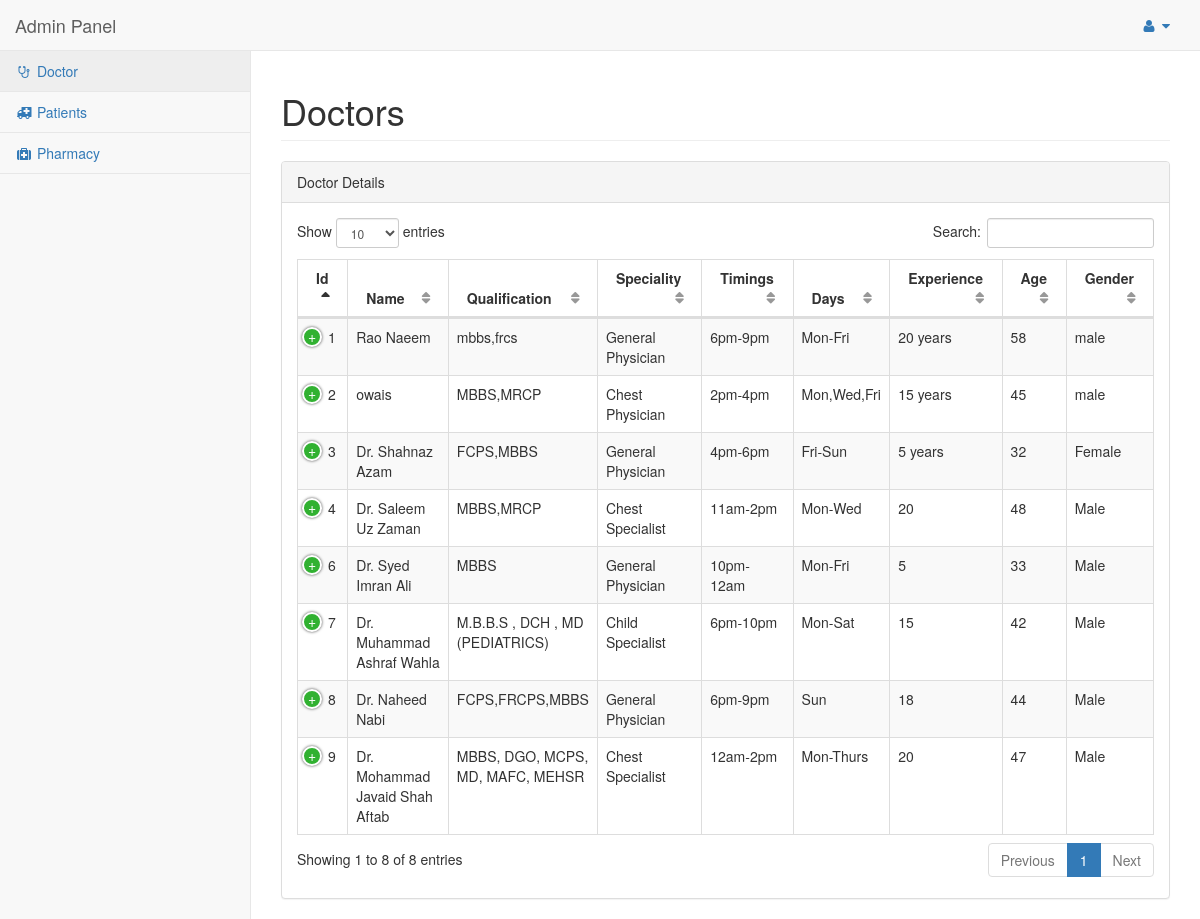
The page /adminpanel/page/doctor.php (signed in) on the database its author committed.
### tables this page shows
CREATE TABLE IF NOT EXISTS `doctor` (
  `DocId` int(6) NOT NULL,
  `Name` varchar(50) NOT NULL,
  `Qualification` varchar(50) NOT NULL,
  `Speciality` varchar(50) NOT NULL,
  `Timings` varchar(50) NOT NULL,
  `Days` varchar(50) NOT NULL,
  `Experience` varchar(50) NOT NULL,
  `Age` int(6) DEFAULT NULL,
  `Gender` varchar(50) DEFAULT NULL,
  `Cnic` bigint(13) NOT NULL,
  `Email` varchar(50) NOT NULL,
  `Password` varchar(50) NOT NULL,
  `Mobile` bigint(11) NOT NULL,
  `Status` varchar(50) NOT NULL,
  `DeleteStatus` int(11) NOT NULL,
  `Rating` int(11) NOT NULL
);

### adminpanel/page/doctor.php (the view, shortened to what this page needs)
<!DOCTYPE html>
<?php
include('config.php');
?>
<html lang="en">
<head>
    <link href="../vendor/bootstrap/css/bootstrap.min.css" rel="stylesheet">
    <link href="../vendor/metisMenu/metisMenu.min.css" rel="stylesheet">
    <link href="../vendor/datatables-plugins/dataTables.bootstrap.css" rel="stylesheet">
    <link href="../vendor/datatables-responsive/dataTables.responsive.css" rel="stylesheet">
    <link href="../dist/css/sb-admin-2.css" rel="stylesheet">
    <link href="../vendor/font-awesome/css/font-awesome.min.css" rel="stylesheet" type="text/css">
</head>
<body>
    <div id="wrapper">
        <nav class="navbar navbar-default navbar-static-top" role="navigation" style="margin-bottom: 0">
            <div class="navbar-header">
                <a class="navbar-brand" href="adminPanel.php">Admin Panel</a>
            </div>
            <ul class="nav navbar-top-links navbar-right">
                <li class="dropdown">
                    <a class="dropdown-toggle" data-toggle="dropdown" href="#">
                        <i class="fa fa-user fa-fw"></i> <i class="fa fa-caret-down"></i>
                    </a>
                </li>
            </ul>
            <div class="navbar-default sidebar" role="navigation">
                <div class="sidebar-nav navbar-collapse">
                    <ul class="nav" id="side-menu">
                        <li>
                            <a href="doctor.php"><i class="fa fa-stethoscope fa-fw"></i> Doctor</a>
                        </li>
                        <li>
                            <a href="patient.php"><i class="fa fa-ambulance fa-fw"></i> Patients</a>
                        </li>
                        <li>
                            <a href="pharmacy.php"><i class="fa fa-medkit fa-fw"></i> Pharmacy</a>
                        </li>
                    </ul>
                </div>
            </div>
        </nav>
        <div id="page-wrapper">
            <div class="row">
                <div class="col-lg-12">
                    <h1 class="page-header">Doctors</h1>
                </div>
            </div>
            <div class="row">
                <div class="col-lg-12">
                    <div class="panel panel-default">
                        <div class="panel-heading">
                            Doctor Details
                        </div>
                        <div class="panel-body">
                            <table width="100%" class="table table-striped table-bordered table-hover" id="dataTables-example">
                                <thead>
                                    <tr>
                                        <th>Id</th>
                                        <th>Name</th>
                                        <th>Qualification</th>
                                        <th>Speciality</th>
                                        <th>Timings</th>
										<th>Days</th>
										<th>Experience</th>
                                        <th>Age</th>
                                        <th>Gender</th>
                                    </tr>
                                </thead>
                                <tbody>
								<?php
								$retval = mysqli_query($conn, "Select * from doctor where DeleteStatus=0") or die(mysql_error());
								while($row2 = mysqli_fetch_assoc($retval)) {
									$dId = $row2['DocId'];
									?>
                                    <tr class="odd gradeX">
                                        <td><?php echo $dId;?></td>
                                        <td><?php echo $row2['Name'];?></td>
                                        <td><?php echo $row2['Qualification'];?></td>
										<td><?php echo $row2['Speciality'];?></td>
										<td><?php echo $row2['Timings'];?></td>
										<td><?php echo $row2['Days'];?></td>
                                        <td><?php echo $row2['Experience'];?></td>
                                        <td><?php echo $row2['Age'];?></td>
										<td><?php echo $row2['Gender'];?></td>
                                    </tr>
                                <?php }?>
                                </tbody>
                            </table>
                        </div>
                    </div>
                </div>
            </div>
            </div>
            </div>
</body>
</html>

### rows shown on the page
doctor: DocId "1", Name "Rao Naeem", Qualification "mbbs,frcs", Speciality "General Physician", Timings "6pm-9pm", Days "Mon-Fri", Experience "20 years", Age "58", Gender "male"
doctor: DocId "2", Name "owais", Qualification "MBBS,MRCP", Speciality "Chest Physician", Timings "2pm-4pm", Days "Mon,Wed,Fri", Experience "15 years", Age "45", Gender "male"
doctor: DocId "3", Name "Dr. Shahnaz Azam", Qualification "FCPS,MBBS", Speciality "General Physician", Timings "4pm-6pm", Days "Fri-Sun", Experience "5 years", Age "32", Gender "Female"
doctor: DocId "4", Name "Dr. Saleem Uz Zaman", Qualification "MBBS,MRCP", Speciality "Chest Specialist", Timings "11am-2pm", Days "Mon-Wed", Experience "20", Age "48", Gender "Male"
doctor: DocId "6", Name "Dr. Syed Imran Ali", Qualification "MBBS", Speciality "General Physician", Timings "10pm-12am", Days "Mon-Fri", Experience "5", Age "33", Gender "Male"
doctor: DocId "7", Name "Dr. Muhammad Ashraf Wahla", Qualification "M.B.B.S , DCH , MD (PEDIATRICS)", Speciality "Child Specialist", Timings "6pm-10pm", Days "Mon-Sat", Experience "15", Age "42", Gender "Male"
doctor: DocId "8", Name "Dr. Naheed Nabi", Qualification "FCPS,FRCPS,MBBS", Speciality "General Physician", Timings "6pm-9pm", Days "Sun", Experience "18", Age "44", Gender "Male"
doctor: DocId "9", Name "Dr. Mohammad Javaid Shah Aftab", Qualification "MBBS, DGO, MCPS, MD, MAFC, MEHSR", Speciality "Chest Specialist", Timings "12am-2pm", Days "Mon-Thurs", Experience "20", Age "47", Gender "Male"
